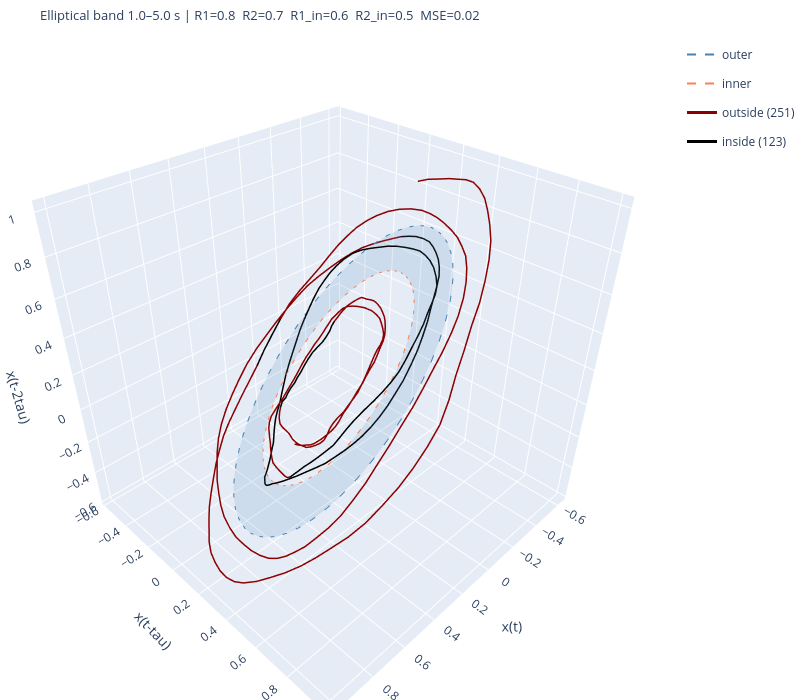

Notebook cell for this chart:
### Code cell
# --- AR(2): Clean (no noise) ---
print("AR(2) — Clean")
plot_one_torus_fit(clean_fits[2])
plt.show()
